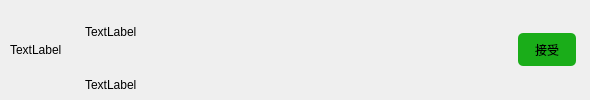
<?xml version="1.0" encoding="UTF-8"?>
<ui version="4.0">
 <class>NewFrientItemDlg</class>
 <widget class="QWidget" name="NewFrientItemDlg">
  <property name="geometry">
   <rect>
    <x>0</x>
    <y>0</y>
    <width>590</width>
    <height>100</height>
   </rect>
  </property>
  <property name="minimumSize">
   <size>
    <width>0</width>
    <height>100</height>
   </size>
  </property>
  <property name="maximumSize">
   <size>
    <width>16777215</width>
    <height>100</height>
   </size>
  </property>
  <property name="windowTitle">
   <string>Form</string>
  </property>
  <layout class="QHBoxLayout" name="horizontalLayout_2">
   <property name="spacing">
    <number>0</number>
   </property>
   <property name="leftMargin">
    <number>0</number>
   </property>
   <property name="topMargin">
    <number>0</number>
   </property>
   <property name="rightMargin">
    <number>0</number>
   </property>
   <property name="bottomMargin">
    <number>0</number>
   </property>
   <item>
    <widget class="QWidget" name="widget_4" native="true">
     <layout class="QHBoxLayout" name="horizontalLayout">
      <property name="spacing">
       <number>10</number>
      </property>
      <property name="leftMargin">
       <number>10</number>
      </property>
      <property name="topMargin">
       <number>0</number>
      </property>
      <property name="rightMargin">
       <number>0</number>
      </property>
      <property name="bottomMargin">
       <number>0</number>
      </property>
      <item>
       <widget class="QWidget" name="widget_2" native="true">
        <property name="minimumSize">
         <size>
          <width>65</width>
          <height>65</height>
         </size>
        </property>
        <property name="maximumSize">
         <size>
          <width>65</width>
          <height>65</height>
         </size>
        </property>
        <layout class="QHBoxLayout" name="horizontalLayout_3">
         <property name="spacing">
          <number>0</number>
         </property>
         <property name="leftMargin">
          <number>0</number>
         </property>
         <property name="topMargin">
          <number>0</number>
         </property>
         <property name="rightMargin">
          <number>0</number>
         </property>
         <property name="bottomMargin">
          <number>0</number>
         </property>
         <item>
          <widget class="QLabel" name="label_head">
           <property name="minimumSize">
            <size>
             <width>65</width>
             <height>65</height>
            </size>
           </property>
           <property name="maximumSize">
            <size>
             <width>65</width>
             <height>65</height>
            </size>
           </property>
           <property name="text">
            <string>TextLabel</string>
           </property>
          </widget>
         </item>
        </layout>
       </widget>
      </item>
      <item>
       <widget class="QWidget" name="widget" native="true">
        <layout class="QVBoxLayout" name="verticalLayout">
         <property name="leftMargin">
          <number>0</number>
         </property>
         <property name="topMargin">
          <number>0</number>
         </property>
         <property name="rightMargin">
          <number>0</number>
         </property>
         <property name="bottomMargin">
          <number>0</number>
         </property>
         <item>
          <widget class="QLabel" name="label_name">
           <property name="text">
            <string>TextLabel</string>
           </property>
          </widget>
         </item>
         <item>
          <widget class="QLabel" name="label_msg">
           <property name="maximumSize">
            <size>
             <width>16777215</width>
             <height>30</height>
            </size>
           </property>
           <property name="text">
            <string>TextLabel</string>
           </property>
          </widget>
         </item>
        </layout>
       </widget>
      </item>
      <item>
       <widget class="QWidget" name="widget_3" native="true">
        <property name="minimumSize">
         <size>
          <width>85</width>
          <height>0</height>
         </size>
        </property>
        <property name="maximumSize">
         <size>
          <width>85</width>
          <height>16777215</height>
         </size>
        </property>
        <property name="cursor">
         <cursorShape>ArrowCursor</cursorShape>
        </property>
        <property name="styleSheet">
         <string notr="true">#rbut_select{
	background-color: rgb(26, 173, 25);
	border-radius:5px;
}
#rbut_select:hover{
	background-color: rgb(18, 150, 17);
	border-radius:5px;
}
</string>
        </property>
        <layout class="QHBoxLayout" name="horizontalLayout_4">
         <property name="spacing">
          <number>0</number>
         </property>
         <property name="leftMargin">
          <number>0</number>
         </property>
         <property name="topMargin">
          <number>0</number>
         </property>
         <property name="rightMargin">
          <number>0</number>
         </property>
         <property name="bottomMargin">
          <number>0</number>
         </property>
         <item>
          <widget class="QPushButton" name="rbut_select">
           <property name="minimumSize">
            <size>
             <width>58</width>
             <height>33</height>
            </size>
           </property>
           <property name="maximumSize">
            <size>
             <width>58</width>
             <height>33</height>
            </size>
           </property>
           <property name="cursor">
            <cursorShape>PointingHandCursor</cursorShape>
           </property>
           <property name="text">
            <string>接受</string>
           </property>
          </widget>
         </item>
        </layout>
       </widget>
      </item>
     </layout>
    </widget>
   </item>
  </layout>
 </widget>
 <resources/>
 <connections/>
</ui>
